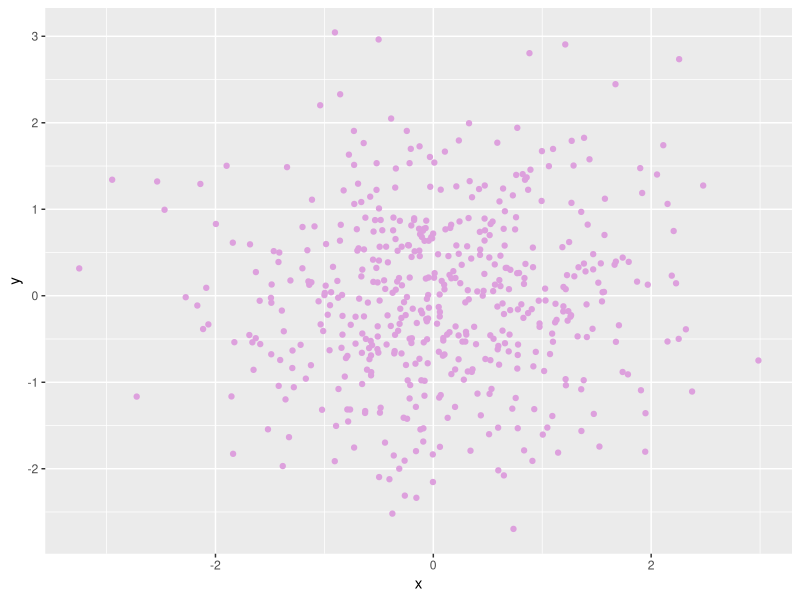

This figure's R source:
## ---- chunk 1
knitr::opts_chunk$set(echo = TRUE)
library(tidyverse)
## ---- chunk 2
df1 = tibble(
  vec_numeric = rnorm(8),
  vec_logical = vec_numeric > 0,
  vec_char = c("s", "o", "m", "e", "c", "h", "a", "r"),
  vec_factor = factor(c("butterfly", "dream", "Zhuang", "dream", "butterfly", "dream", "Zhuang", "dream"))
)
## ---- chunk 3
df2 = tibble(
  x = rnorm(500),
  y = rnorm(500),
  vec_log = x + y > 1,
  vec_num = as.numeric(vec_log),
  vec_fac = as.factor(vec_log)
)
## ---- chunk 4
ggplot(df2, aes(x = x, y = y)) + geom_point(color = 'plum')
